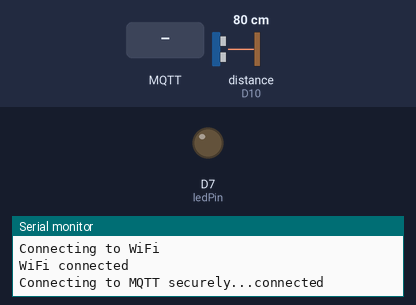
Bench run of a sketch on a simulated Arduino MKR. Parts: output pins drawn as LEDs (lit = HIGH), the last lines printed to the serial monitor. Wiring (inferred from the names in the program): ultrasonic range finder: trigger D9; echo D10. Dashed ring = blinking. The inputs (shaded band) are chosen by the test bench; at power-on: distance to the obstacle (sensor on D10) 80 cm. The echo pulse lasts 58.3 µs per cm; WiFi joins after 1.5 s; servers stay silent unless stated; no MQTT or app messages arrive unless stated; pins used as bus, display or sensor lines are not drawn.

Above: at 2.7 s.
2.8 s: MQTT message "wave" arrives on the first subscribed topic
At 2.95 s:
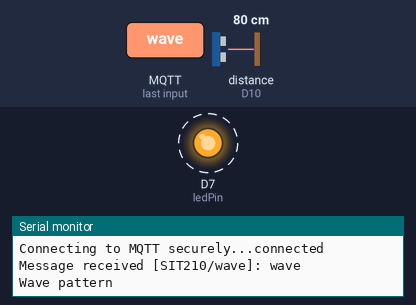
7.3 s: MQTT message "pat" arrives on the first subscribed topic
At 9.5 s:
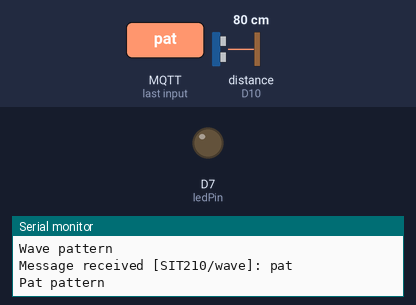
Timing chart, 0 to 11.0 s (numbered marks = the images above; inputs shaded):
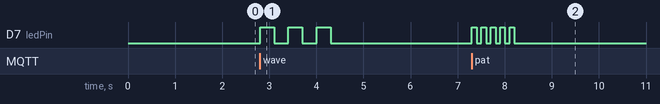

The sketch:

sketch_apr5a.ino
```cpp
#include <WiFiNINA.h>
#include <PubSubClient.h>

// ====== WiFi credentials ======
const char* ssid = "Nimesh's A55";
const char* password = "12345678";

// ====== MQTT broker (secured) ======
const char* mqtt_server = "w29d812d.ala.eu-central-1.emqxsl.com";
const int mqtt_port = 8883;
const char* mqtt_user = "nimesh01";               // EMQX username
const char* mqtt_pass = "123456";  // EMQX password
const char* mqtt_topic = "SIT210/wave";

// ====== Hardware pins ======
const int trigPin = 9;
const int echoPin = 10;
const int ledPin = 7;

// Use WiFiSSLClient for secure (TLS) connection
WiFiSSLClient wifiClient;
PubSubClient client(wifiClient);

unsigned long lastWaveTime = 0;
const unsigned long waveCooldown = 3000;

void setup() {
  Serial.begin(9600);
  pinMode(trigPin, OUTPUT);
  pinMode(echoPin, INPUT);
  pinMode(ledPin, OUTPUT);

  WiFi.begin(ssid, password);
  Serial.print("Connecting to WiFi");
  while (WiFi.status() != WL_CONNECTED) {
    delay(500);
    Serial.print(".");
  }
  Serial.println("\nWiFi connected");

  client.setServer(mqtt_server, mqtt_port);
  client.setCallback(callback);
}

void loop() {
  if (!client.connected()) {
    reconnectMQTT();
  }
  client.loop();
  detectWave();
}

void reconnectMQTT() {
  while (!client.connected()) {
    Serial.print("Connecting to MQTT securely...");
    if (client.connect("arduinoClient", mqtt_user, mqtt_pass)) {
      Serial.println("connected");
      client.subscribe(mqtt_topic);
    } else {
      Serial.print("failed, rc=");
      Serial.print(client.state());
      delay(5000);
    }
  }
}

void callback(char* topic, byte* payload, unsigned int length) {
  Serial.print("Message received [");
  Serial.print(topic);
  Serial.print("]: ");
  String message;
  for (unsigned int i = 0; i < length; i++) {
    message += (char)payload[i];
  }

  message.trim();         // white space remove
  message.toLowerCase();  // lowercase එකට convert

  Serial.println(message); // Debug print

  if (message == "wave") {
    Serial.println("Wave pattern");
    // Blink 3 times slow
    for (int i = 0; i < 3; i++) {
      digitalWrite(ledPin, HIGH);
      delay(300);
      digitalWrite(ledPin, LOW);
      delay(300);
    }
  } else if (message == "pat") {
    Serial.println("Pat pattern");
    // Blink 5 times fast
    for (int i = 0; i < 5; i++) {
      digitalWrite(ledPin, HIGH);
      delay(100);
      digitalWrite(ledPin, LOW);
      delay(100);
    }
  } else {
    Serial.println("Unknown message");
  }
}


void detectWave() {
  digitalWrite(trigPin, LOW);
  delayMicroseconds(2);
  digitalWrite(trigPin, HIGH);
  delayMicroseconds(10);
  digitalWrite(trigPin, LOW);

  long duration = pulseIn(echoPin, HIGH);
  float distance = duration * 0.034 / 2;

  if (distance > 0 && distance < 20 && millis() - lastWaveTime > waveCooldown) {
    Serial.println("Wave detected!");
    client.publish(mqtt_topic, "wave");
    lastWaveTime = millis();
  }
}
```

Measured:
- after the input at 2.8 s, D7 (ledPin): alternates HIGH for 0.30 s and LOW for 0.30 s, 6 changes in all, then stays LOW, starting at once
- after the input at 7.3 s, D7 (ledPin): alternates HIGH for 0.10 s and LOW for 0.10 s, 10 changes in all, then stays LOW, starting at once
